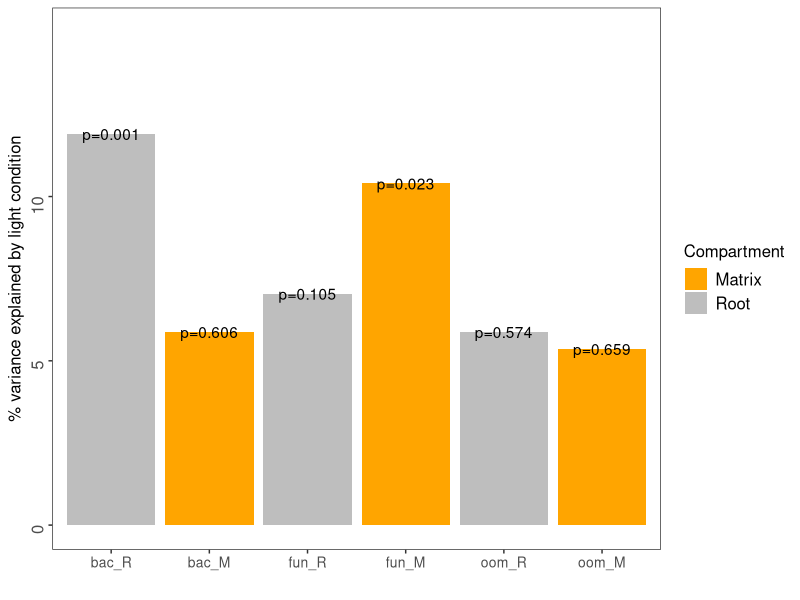
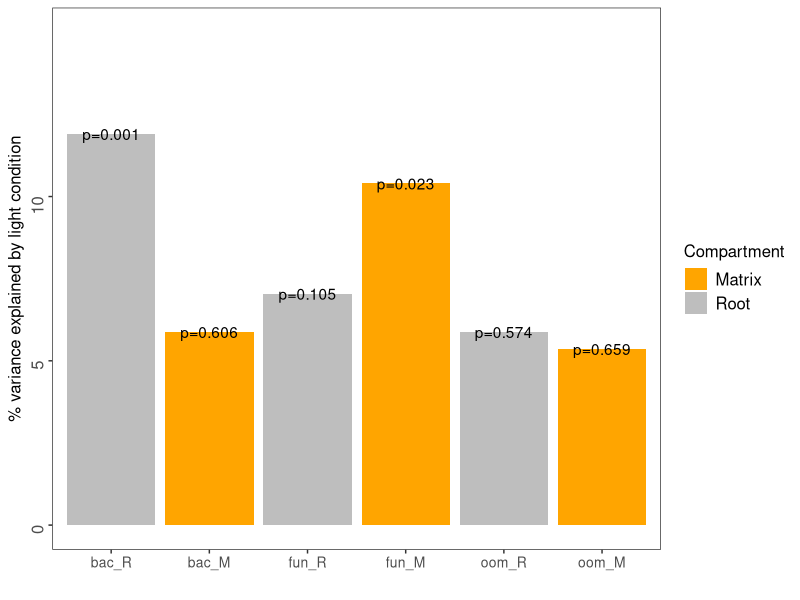

The R script that drew these images, in order:
library("ggplot2")

Input <- read.table("sum_CPCoA.txt", sep="\t",header=T)

p <- ggplot(Input, aes(x=x, y=variation, group=x)) +
  geom_bar(stat="identity", position="stack", aes(fill=Compartment)) +
  scale_fill_manual(values=c("orange","gray","orange","gray","orange","gray"))+
  xlab("")+ylab("% variance explained by light condition")+
  geom_text(aes(label=p), position=position_stack(vjust=1))+
  #geom_text(aes(label=rate))+
  scale_x_discrete(limits=c("bac_R","bac_M","fun_R","fun_M","oom_R","oom_M"))+
  scale_y_continuous(breaks=seq(0, 10, by=5),limits=c(0, 15))+
  theme_bw()+
  theme(axis.text.x=element_text(size=10,hjust=0.5))+
  theme(axis.text.y = element_text(size=8,angle=90,hjust=1))+
  theme(axis.title.y = element_text(size=12))+
  theme(axis.title.x=element_text(size=12))+
  theme(panel.grid.major = element_blank())+
  theme(panel.grid.minor = element_blank())+ 
  theme(axis.text.y=element_text(size=12))+
  theme(legend.text=element_text(size=12))+
  theme(legend.title=element_text(size=12))

p

pdf("Figure_2B.pdf", width=6, height=4, useDingbats = F)
p
dev.off()

